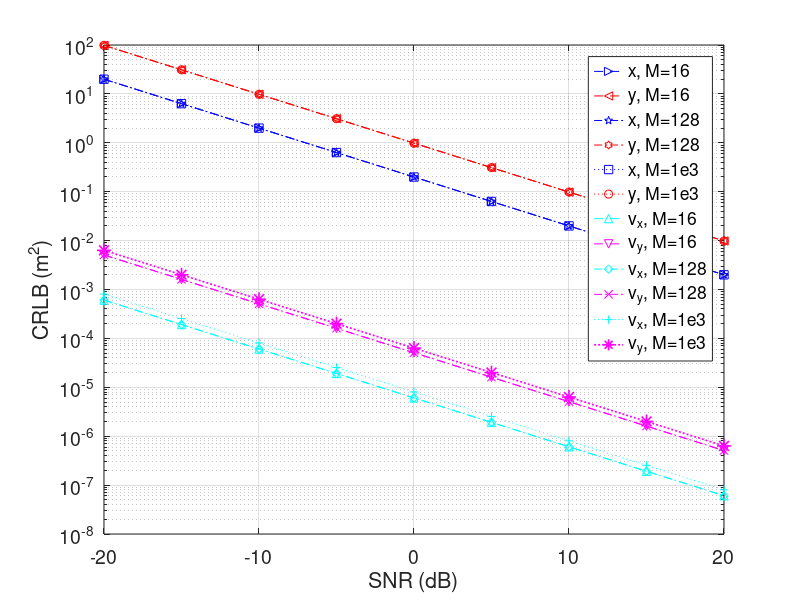

Here is the MATLAB script that generated this plot:
close all
SNRdB = -20:5:20;
load('data/CRB_loc77_accurate_B2.mat','CRB_loc_accurate')
CRB_loc77_accurate_B2 = CRB_loc_accurate;
load('data/CRB_vel77_accurate_B2.mat','CRB_vel_accurate')
CRB_vel77_accurate_B2 = CRB_vel_accurate;
load('data/CRB_loc77_accurate_B3.mat','CRB_loc_accurate')
CRB_loc77_accurate_B3 = CRB_loc_accurate;
load('data/CRB_vel77_accurate_B3.mat','CRB_vel_accurate')
CRB_vel77_accurate_B3 = CRB_vel_accurate;
load('data/CRB_loc77_accurate_B1.mat','CRB_loc_accurate')
CRB_loc77_accurate_B1 = CRB_loc_accurate;
load('data/CRB_vel77_accurate_B1.mat','CRB_vel_accurate')
CRB_vel77_accurate_B1 = CRB_vel_accurate;
%%
figure
% subplot(2,1,1)
semilogy( SNRdB,CRB_loc77_accurate_B1(:,1),'b>--',SNRdB,CRB_loc77_accurate_B1(:,2),'r<--',...
   SNRdB,CRB_loc77_accurate_B2(:,1),'bp-.',SNRdB,CRB_loc77_accurate_B2(:,2),'rh-.',...
   SNRdB,CRB_loc77_accurate_B3(:,1),'bs:',SNRdB,CRB_loc77_accurate_B3(:,2),'ro:',...
   SNRdB,CRB_vel77_accurate_B1(:,1),'c^--',SNRdB,CRB_vel77_accurate_B1(:,2),'mv--',...
   SNRdB,CRB_vel77_accurate_B2(:,1),'cd-.',SNRdB,CRB_vel77_accurate_B2(:,2),'mx-.',...
   SNRdB,CRB_vel77_accurate_B3(:,1),'c+:',SNRdB,CRB_vel77_accurate_B3(:,2),'m*:',...
    'MarkerSize',10,'LineWidth',1.2)
xlabel('SNR (dB)')
ylabel('CRLB (m^2)')
% xlim([-30 5])
% ylim([1e-6 1e5+1000])
ax=gca;
set(ax,'FontSize',14);
legend('x, M=16','y, M=16','x, M=128','y, M=128','x, M=1e3','y, M=1e3',...
    'v_x, M=16','v_y, M=16','v_x, M=128','v_y, M=128','v_x, M=1e3','v_y, M=1e3')
grid on
% %
% figure
% % subplot(2,1,2)
% semilogy(SNRdB,CRB_vel77_accurate_B1(:,1),'b>--',SNRdB,CRB_vel77_accurate_B1(:,2),'r<--',...
%    SNRdB,CRB_vel77_accurate_B2(:,1),'cp-.',SNRdB,CRB_vel77_accurate_B2(:,2),'mh-.',...
%    SNRdB,CRB_vel77_accurate_B3(:,1),'ks:',SNRdB,CRB_vel77_accurate_B3(:,2),'go:',...
%     'MarkerSize',10,'LineWidth',1.5)
% xlabel('SNR (dB)')
% ylabel('CRLB (m^2/s^2)')
% % xlim([-30 5])
% % ylim([1e-6 1e5+1000])
% ax=gca;
% set(ax,'FontSize',14);
% legend('v_x, M=16','v_y, M=16','v_x, M=128','v_y, M=128','v_x, M=1e3','v_y, M=1e3')
% grid on
